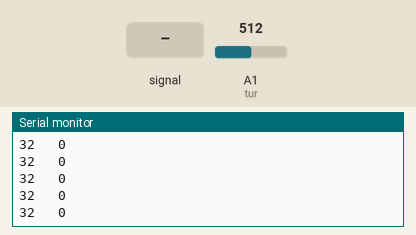
This sketch was run on a simulated Arduino Uno, built with avr-gcc and run on an emulated ATmega328P. Parts: the last lines printed to the serial monitor. Inputs (shaded band) come from the test bench; at power-on: A1 (tur) = 512.

Above: at 1.2 s.
1.3 s: A1 (tur) fed a 200 Hz sine of ±81 counts around its level
At 1.53 s:
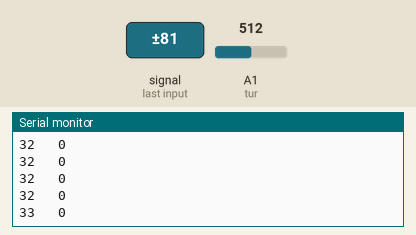
2.8 s: A1 (tur) set to 716
At 2.93 s:
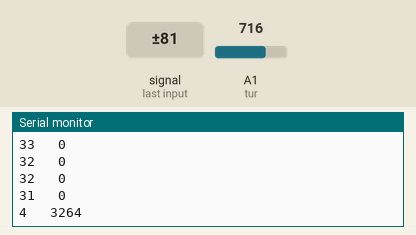
4.3 s: A1 (tur) fed a 1000 Hz sine of ±255 counts around its level
At 4.48 s:
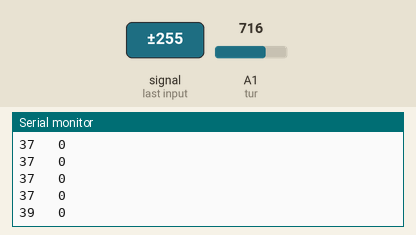
5.8 s: A1 (tur) set to 810
At 5.88 s:
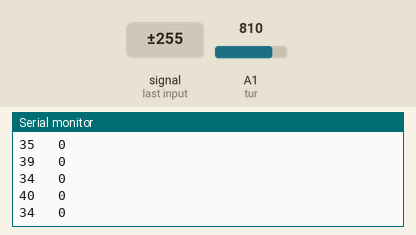
Timing chart, 0 to 8.3 s (numbered marks = the images above; inputs shaded):
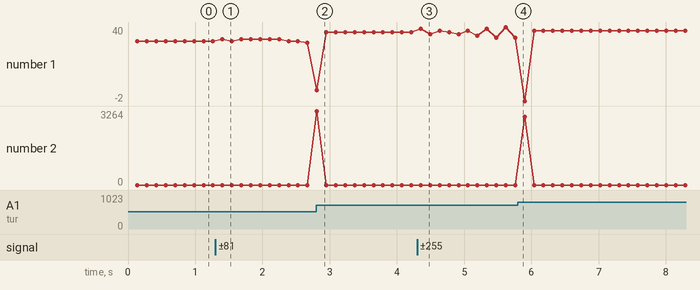

The sketch:

Analog_Reading.ino
```cpp
#define tur A1
int volt;
int ntu;

void setup() {
  pinMode (volt, INPUT);
  Serial.begin(9600);
}

void loop() {
volt = 0;
for (int i=0; i < 800; i++)
{
   volt += ((float)analogRead(tur)/1023)*5*2141;
}
volt = volt / 800;
//volt = round(volt,2);
if(volt < 2.5){
  ntu = 3000;
}
else {
  ntu = -1120.4 * (volt)*(volt) * 5742.3 * volt - 4353.8;
}
Serial.print(volt);
Serial.print("   ");
Serial.println(ntu);

}
```

Measured:
- after the input at 1.3 s, the serial monitor: prints a new line after 0.10 s (image 1)
- after the input at 2.8 s, the serial monitor: prints a new line at once (image 2)
- after the input at 4.3 s, the serial monitor: prints a new line after 0.05 s (image 3)
- plotted number 1: 32 → 31 after the input at 1.3 s, 31 → 37 after the input at 2.8 s, 37 → 34 after the input at 4.3 s
